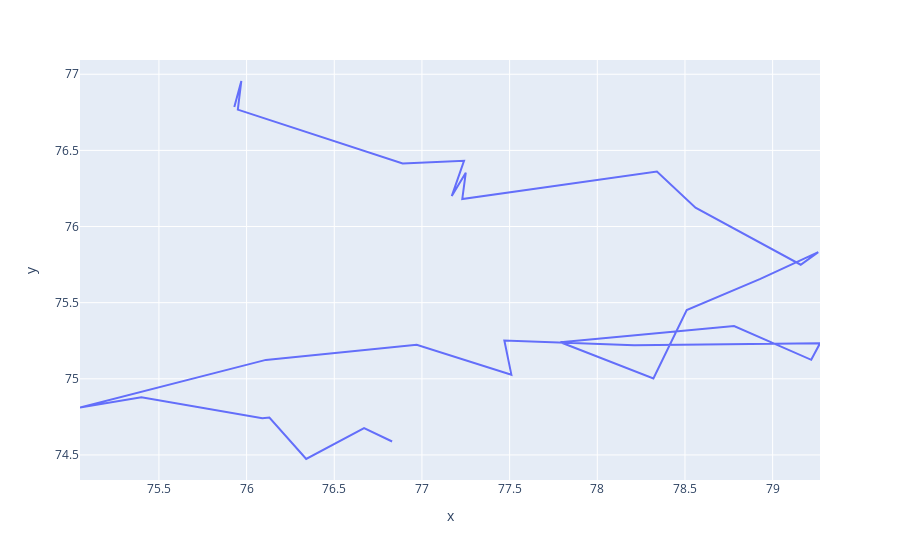

Here is the notebook cell this chart was saved with:
### Code cell
fig = px.line(future_forecast_7, x=test_31, y=future_forecast_7)
fig.show()

### Figure 1 — Plotly figure (JSON) as saved in the notebook; plotly's stock layout.template omitted (floating-point values rounded to 4 significant figures)
{"data": [{"hovertemplate": "x=%{x}<br>y=%{y}<extra></extra>", "legendgroup": "", "line": {"color": "#636efa", "dash": "solid"}, "mode": "lines", "name": "", "orientation": "v", "showlegend": false, "type": "scatter", "x": [75.93, 75.97, 75.95, 76.89, 77.24, 77.17, 77.25, 77.23, 78.34, 78.56, 79.16, 79.26, 78.93, 78.51, 78.32, 77.79, 78.78, 79.22, 79.27, 78.21, 77.47, 77.51, 76.97, 76.11, 75.05, 75.4, 76.09, 76.13, 76.34, 76.67, 76.83], "xaxis": "x", "y": [76.79, 76.96, 76.77, 76.41, 76.43, 76.2, 76.35, 76.18, 76.36, 76.12, 75.75, 75.83, 75.66, 75.45, 75.0, 75.24, 75.35, 75.12, 75.23, 75.22, 75.25, 75.03, 75.22, 75.12, 74.81, 74.88, 74.74, 74.75, 74.47, 74.68, 74.59], "yaxis": "y"}], "layout": {"legend": {"tracegroupgap": 0}, "margin": {"t": 60}, "xaxis": {"anchor": "y", "domain": [0, 1], "title": {"text": "x"}}, "yaxis": {"anchor": "x", "domain": [0, 1], "title": {"text": "y"}}}}
